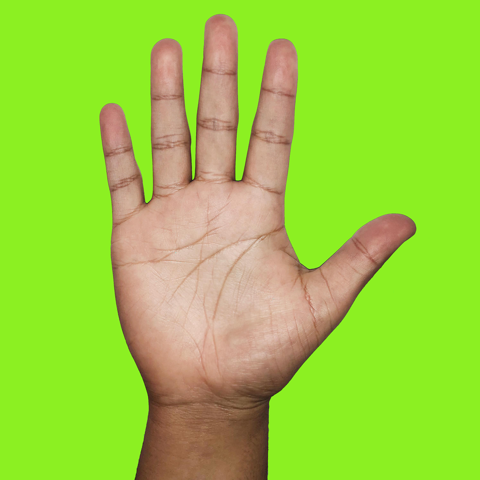
%> input picture lab2/Images/hand.png, 480 x 480 px
$ octave lab2_pat3_Color_Thresholding.m   (GNU Octave 9; MATLAB toolbox functions it lacks are replaced by stand-ins)
%> lines starting %> are read from the running program, lines starting %| are printed output that depends on the picture; in (x1, y1, x2, y2) boxes, pixels count from 0 and x2, y2 are one past the last pixel; in counts of white or black regions, pixels touching at a corner belong together; the program's own positions count from 1
rgbhand = imread ('Images/hand.png') ;
%> rgbhand is the input picture: size 480x480x3 uint8; mean R, G, B 153.7, 208.5, 61.8
rgbhand = im2double ( rgbhand ) ;
%> rgbhand: size 480x480x3 double
hsvhand = rgb2hsv( rgbhand ) ;
%> hsvhand: size 480x480x3 double; mean H, S, V 0.187, 0.699, 0.869
s = hsvhand ( : , : , 2 ) ;
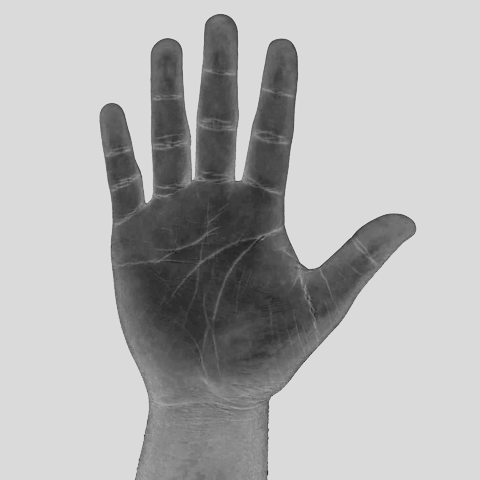
%> s: size 480x480 double; min 0.0874, max 0.879, mean 0.699
edcanny = edge ( s , 'Canny' , 0.2 ) ;
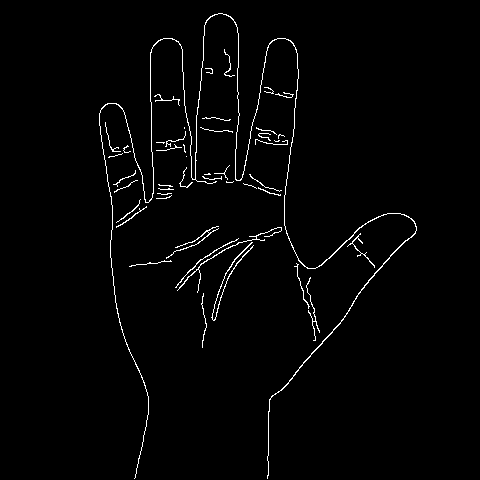
%> edcanny: size 480x480 logical; 1.8% white in thin lines or dots, all inside (x1, y1, x2, y2) = (99, 13, 417, 479)
SE2 = strel ( 'square' , 8 ) ;
dilation = imdilate( edcanny , SE2 ) ;
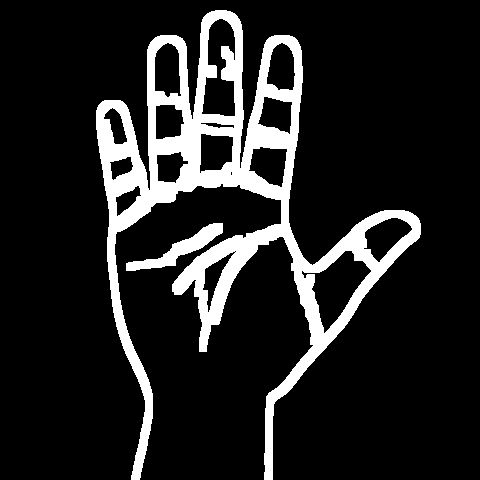
%> dilation: size 480x480 logical; 13.9% white; 2 white regions, box (x1, y1, x2, y2) and area: (96, 10, 421, 480) 30698, (126, 223, 223, 271) 1296

filledfingers = imfill(dilation, 'holes');% ( Code : Fill the wholes inside the dilation image )
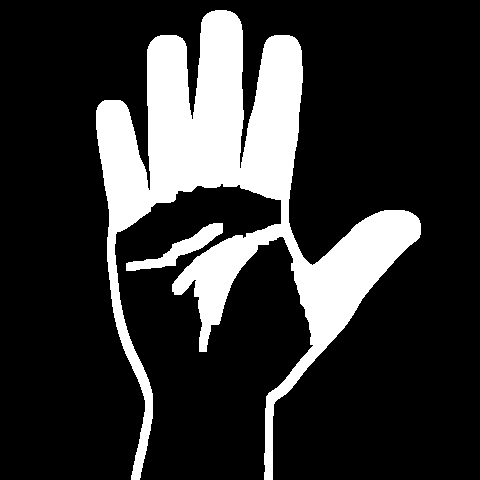
%> filledfingers: size 480x480 logical; 19.9% white; 2 white regions, box (x1, y1, x2, y2) and area: (96, 10, 421, 480) 44552, (126, 223, 223, 271) 1296
SE = strel('square' ,15) ;
erodefingers = imerode( filledfingers , SE) ;% ( Code : Use erotion on the variable filled_fingers ) We will consider this as our mask
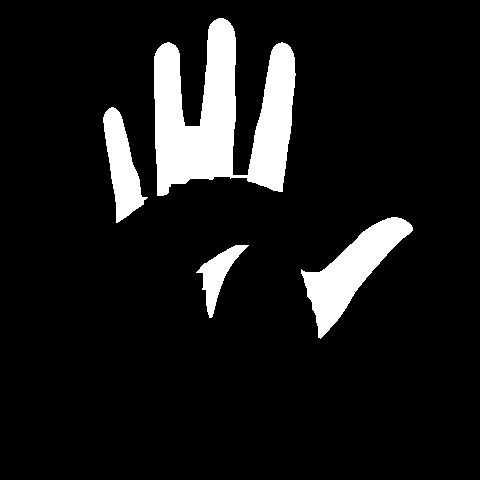
%> erodefingers: size 480x480 logical; 10% white; 4 white regions, box (x1, y1, x2, y2) and area: (154, 18, 296, 196) 14288, (301, 217, 413, 339) 4841, (103, 107, 148, 223) 2531, (196, 245, 249, 318) 1287
maskedhand = bsxfun ( @times , rgbhand , cast(erodefingers ,'like', rgbhand));
%> maskedhand: size 480x480x3 double; mean H, S, V 0.074, 0.0571, 0.049

% Given that the green background has high intensity values in the green space , we will threshold that space .
G = rgbhand ( : , : , 2 );
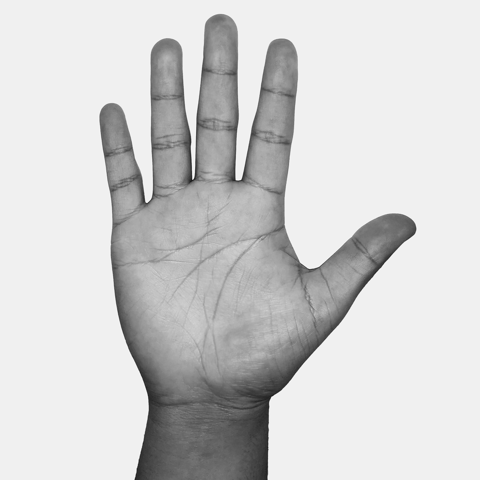
%> G: size 480x480 double; min 0.102, max 1, mean 0.818
%imshow (G) ; % Show the green space .
maskG = G.*erodefingers; % create a mask based on the green colour space and the previous mask .
imshow (maskG) % Show the binary mask .
% ( Code : Use the image mask_G to find the value of the threshold . Once you find it , replace the comment in " tr " with it .)
tr = 0.73;
% We threshold the intensity value of our new mask . All values above " tr " will become 0.
maskG ( maskG>tr)=0;
maskG ( maskG>0) =1; % we make our mask a binary image
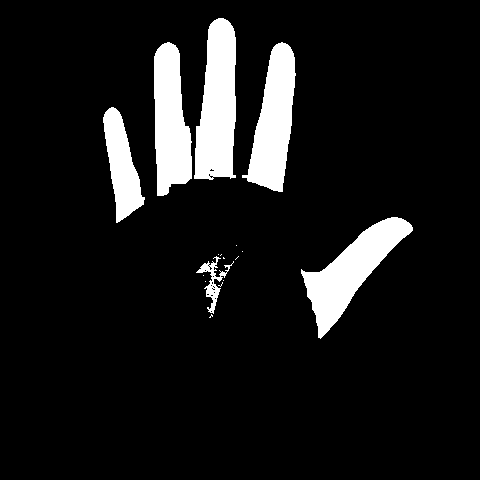
%> maskG: size 480x480 double; values 0 (black) and 1 (white), 9.5% white; 17 white regions (11 under 20 px), largest, box (x1, y1, x2, y2) and area: (194, 18, 236, 180) 5175, (301, 217, 413, 339) 4841, (242, 42, 296, 192) 4533, (154, 42, 192, 196) 4336, (103, 107, 145, 223) 2525, (196, 256, 234, 314) 513
% check if your threshold separated the fingers successfully
newmaskedhand = bsxfun( @times , rgbhand , cast( maskG , 'like' , rgbhand ) ) ;
%> newmaskedhand: size 480x480x3 double; mean H, S, V 0.0706, 0.0536, 0.0466
subplot ( 1 , 2 , 1 ) , imshow ( maskedhand )
subplot ( 1 , 2 , 2 ) , imshow ( newmaskedhand )

% We put the mask on the rgb image using the bsxfun command

%subplot ( 1 , 2 , 1 ) , imshow ( erodefingers) ;
%subplot ( 1 , 2 , 2 ) , imshow ( maskedhand ) ;
